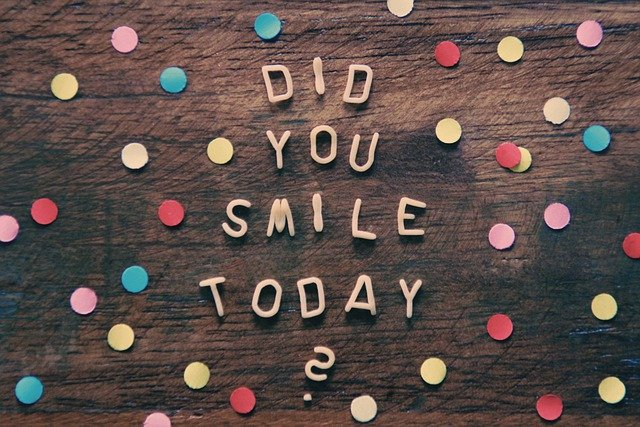
//> input picture letters.jpg, 640 x 427 px
$ ./16-image-processing-02-template-matching   (built with g++ and OpenCV 4)
//> lines starting //> are read from the running program, lines starting //| are printed output that depends on the picture
#include <iostream>
#include <opencv2/opencv.hpp>

using namespace std;
using namespace cv;

/*
1. 쉽게 쓸 수 있는 오브젝트 디텍션. 원본 이미지에서 템플릿 이미지와 일치하는 영역을 찾는 알고리즘.

2. 원본 이미지 위에 템플릿 이미지를 놓고 조금씩 이동해가며 이미지 끝에 도달할 때까지 비교해 찾아간다.
-> 템플릿 이미지와 동일하거나, 혹은 가장 유사한 이미지 영역을 검출한다.
-> 템플릿 결과에서, 템플릿에 가장 맞는 부분이 가장 밝게 나온다.
-> 따라서, matchTemplate의 결과 Mat에서 minMaxLoc으로 max value값과 그것의 위치인 max location을 검출하여
템플릿 매칭의 결과를 얻을 수 있다.


3. 패턴이 반복되거나 너무 단순하면 효과가 없다.
4. test영상이 template 대비 scaling, rotation 차이가 크면 효과가 없다.

*/


int main()
{
	Mat img = imread("letters.jpg", IMREAD_GRAYSCALE);
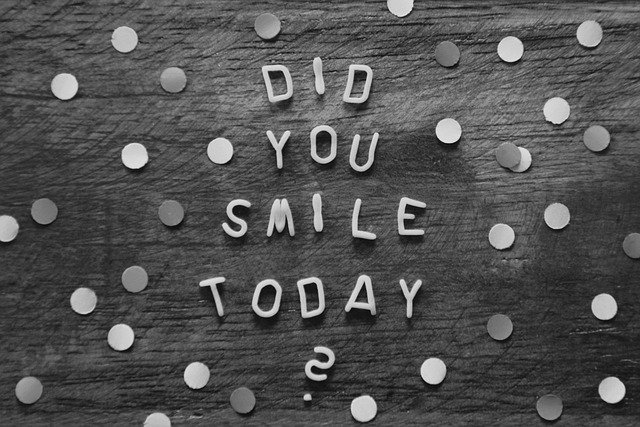
//> img: 427 rows x 640 cols, CV_8UC1; min 0, max 252, mean 81.6
	Mat tpl_img = imread("letters-l.jpg", IMREAD_GRAYSCALE);
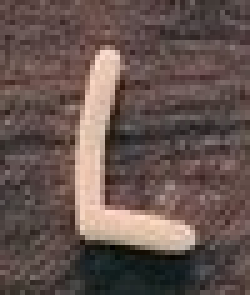
//> input picture letters-l.jpg, 50 x 59 px (shown 5 times larger)
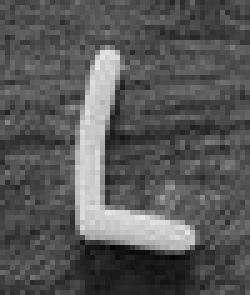
//> tpl_img: 59 rows x 50 cols, CV_8UC1 (shown 5 times larger); min 0, max 232, mean 87.8
	Mat dst_img;

	cvtColor(img, dst_img, COLOR_GRAY2BGR); // 출력 이미지 컬러로.

	double minVal, maxVal;
	Point minLoc, maxLoc;
	Mat result;

	matchTemplate(img, tpl_img, result, TM_CCORR_NORMED);
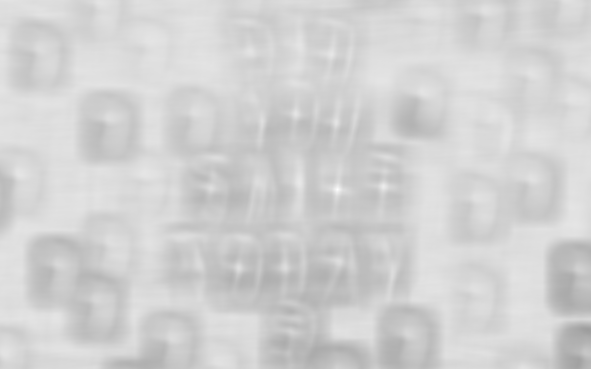
//> result: 369 rows x 591 cols, CV_32FC1; min 0.619, max 1, mean 0.823
	minMaxLoc(result, NULL, &maxVal, NULL, &maxLoc); // 가장 밝은 부분 검출.(결과에서, 템플릿에 맞는 부분이 가장 밝게나온다.)
//> maxVal = 1; maxLoc = Point(337, 189)
	Point pos(maxLoc.x + tpl_img.cols, maxLoc.y + tpl_img.rows); // 검출 표시할 때 사각형의 bottom-left 위치.
//> pos = Point(387, 248)
	rectangle(dst_img, maxLoc, pos, Scalar(0, 0, 255));
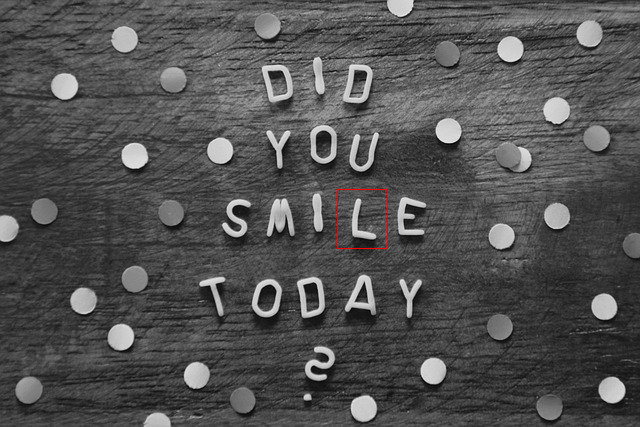
//> dst_img: 427 rows x 640 cols, CV_8UC3; mean B, G, R 81.6, 81.6, 81.8
	minVal = 0;
	imshow("dst_img", dst_img);
	imshow("template image", tpl_img);

	waitKey(0);
	destroyAllWindows();


}
